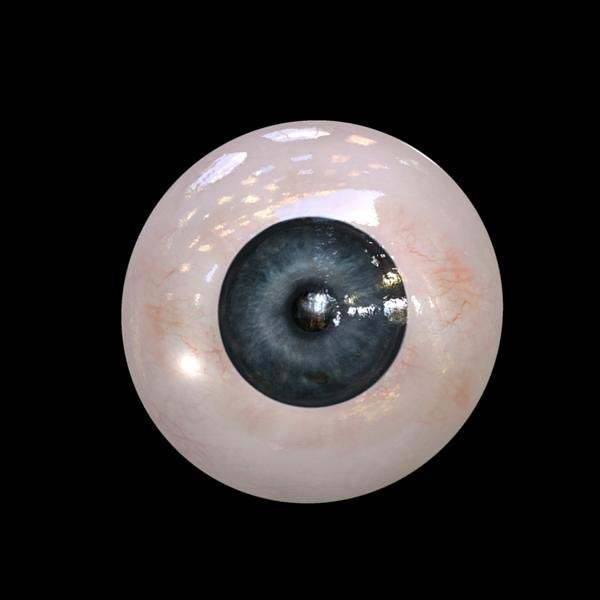
#> input picture eye.jpg, 600 x 600 px, found by its file name
$ python canny_test.py
#> lines starting #> are read from the running program, lines starting #| are printed output that depends on the picture; after the words box and inside, x2 and y2 are one past the last pixel; in counts of white or black regions, pixels touching at a corner belong together; long printed decimals are rounded
#!/usr/bin/env python
#from segmentation import *
import time
import math
# import pycuda.autoinit
# from pycuda.compiler import SourceModule
import numpy as np
from PIL import Image
import cv2
import matplotlib.pyplot as plt
from matplotlib.pyplot import Figure
# from pycuda import driver, compiler, gpuarray, tools
print ("Eye detection")

# [142 lines of commented-out code are left out]
img = Image.open("eye.jpg")
#> img is the input picture: PIL image 600x600 RGB; mean R, G, B 51.9, 48.2, 48.3
img.load()
data_raw = np.asarray(img, dtype="float32")
numCols = data_raw.shape[1]
#> numCols = 600
numRows = data_raw.shape[0]
#> numRows = 600
r, g, b = data_raw[:,:,0], data_raw[:,:,1], data_raw[:,:,2]
print(data_raw.shape)
#| (600, 600, 3)
times = []
for w in range(1,4):
	start = time.time()
	gray = 0.2989*r + 0.5870*g + 0.1140*b
	times.append(time.time() - start)
#> after the loop, times = [0.0188, 0.00334, 0.0032]
print ('python grayscaling time: ', np.average(times))
#| python grayscaling time:  0.008436
gray = np.floor(gray)

M = gray.shape[0]
#> M = 600
N = gray.shape[1]
#> N = 600

# [12 lines of commented-out code are left out]
dilation = 1
mask_size = 13
sigma = 6
padding = ((mask_size - 1)/2)*dilation
ind = [-6,-5,-4,-3,-2,-1,0,1,2,3,4,5,6]
xmask = []
for i in range(13):
	xmask.append(ind)
xmask_np = np.array(xmask, dtype = 'float32')
ymask_np = np.transpose(xmask_np)
h = np.exp(-(xmask_np**2 + ymask_np**2)/(2*sigma*sigma))
h = h/np.sum(h)
#h is the gaussian filter, with sigma = 2, it is also symmetric

#data = np.pad(grayscaled_gpu.get().astype(np.float32), (int(padding),int(padding)), 'constant', constant_values = 0)
# data_gpu = gpuarray.to_gpu(data)
mask = h.astype(np.float32)
# mask_gpu = gpuarray.to_gpu(mask)
# z_gpu = gpuarray.empty(gray.shape, np.float32)

#python 2d conv
times = []
for q in range(1,4):
	start = time.time()
	dst = cv2.filter2D(gray,-1,mask)
	times.append(time.time() - start)
#> this loop made 3 passes
#> pass 1, `dst = cv2.filter2D(gray,-1,mask)`:
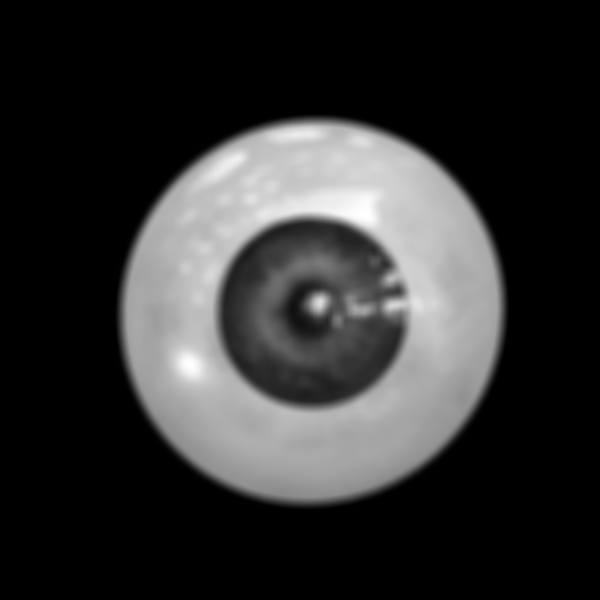
#> dst: shape (600, 600) float32; min -9.95e-14, max 252.7, mean 48.5; drawn with min black and max white
#> after the loop, times = [0.035, 0.0215, 0.0217]
print ('python filter time: ', np.average(times))
#| python filter time:  0.02606

# [9 lines of commented-out code are left out]
h1 = np.c_[dst[:,1:numCols], np.zeros(numRows)]
h2 = np.c_[np.zeros(numRows), dst[:,0:numCols-1]]
h = h1 - h2

v1 = np.r_[dst[1:numRows,:], [np.zeros(numCols)]]
v2 = np.r_[[np.zeros(numCols)], dst[0:numRows-1, :]]
v = v1 - v2

d1a = np.c_[dst[1:numRows,1:numCols], np.zeros(numRows-1)] #add col
d1b = np.pad(dst[1:numRows, 1:numCols], (1,1), 'constant', constant_values = 0)
d1b = d1b[1:numRows+1, 1:numCols+1]
#> d1b: shape (600, 600) float32
d1c = np.pad(dst[0:numRows-1, 0:numCols-1], (1,1), 'constant', constant_values = 0)
d1c = d1c[0:numRows, 0:numCols]
#> d1c: shape (600, 600) float32
d1 = d1b - d1c

d2a = np.pad(dst[0:numRows-1, 1:numCols], (1,1), 'constant', constant_values = 0)
d2a = d2a[0:numRows, 1:numCols+1]
#> d2a: shape (600, 600) float32
d2b = np.pad(dst[1:numRows, 0:numCols-1], (1,1), 'constant', constant_values = 0)
d2b = d2b[1:numRows+1, 0:numCols]
#> d2b: shape (600, 600) float32
d2 = d2a-d2b
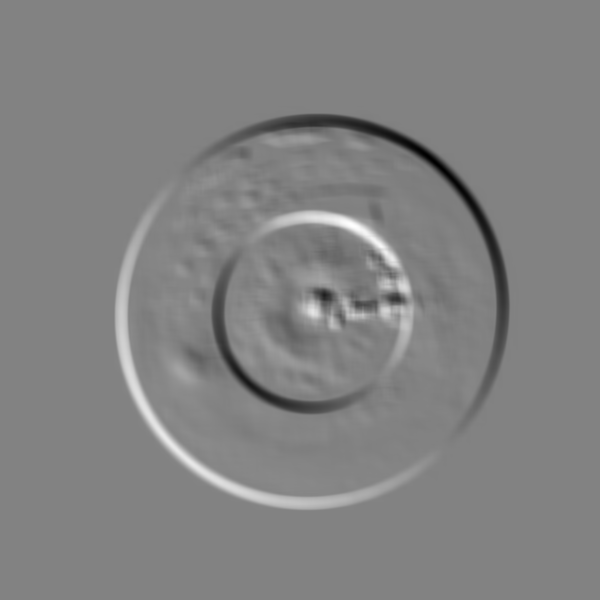
#> d2: shape (600, 600) float32; min -53.6, max 51.39, mean 0; drawn with min black and max white

X = (h + (d1+d2)/2.0)
Y = (v + (d1-d2)/2.0)

times = []
for g in range(1,4):
	start = time.time()
	gradient = np.sqrt(np.multiply(X,X) + np.multiply(Y,Y))
	times.append(time.time() - start)
#> this loop made 3 passes
#> pass 1, `gradient = np.sqrt(np.multiply(X,X) + np.multiply(Y,Y))`:
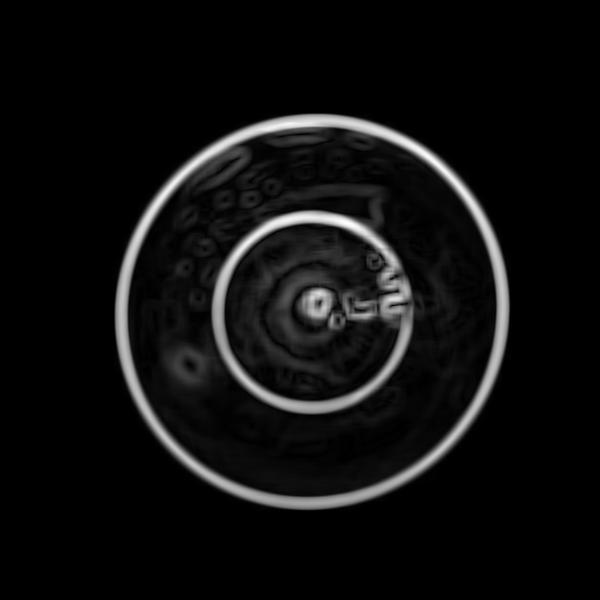
#> gradient: shape (600, 600) float64; min 0, max 78.6, mean 4.7; drawn with min black and max white
#> after the loop, times = [0.0155, 0.00505, 0.00349]
print ('python gradient time: ', np.average(times))
#| python gradient time:  0.008025

# [12 lines of commented-out code are left out]
for g in range(1,4):
	start = time.time()
	orientation = np.arctan2(-Y,X) #confirmed same as matlab
	for i in range(orientation.shape[0]):
		for j in range(orientation.shape[1]):
			if orientation[i,j] < 0:
				orientation[i,j]  = orientation[i,j] + math.pi

	orientation = orientation * 180 / math.pi
	times.append(time.time() - start)
#> this loop made 3 passes
#> pass 1, `orientation = orientation * 180 / math.pi`:
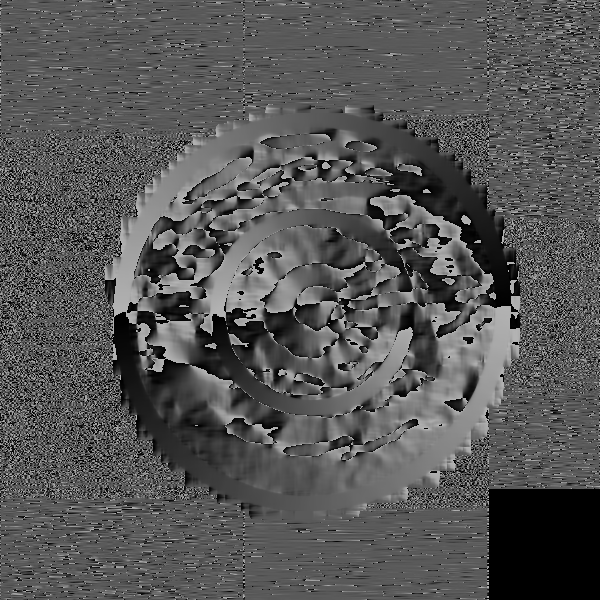
#> orientation: shape (600, 600) float64; min 0, max 180, mean 86.5
#> after the loop, times = [0.0155, 0.00505, 0.00349, 0.204, 0.172, 0.166]
print ('python orientation time: ', np.average(times))
#| python orientation time:  0.09429

# [13 lines of commented-out code are left out]
newim = gradient
times = []
for g in range(1,4):
	start = time.time()
	newim = newim - np.min(np.min(newim))
	newim = newim / np.max(np.max(newim))
	newim = newim ** (1/1.9)
	adjgamma = newim
	times.append(time.time() - start)
#> after the loop, times = [0.0334, 0.0222, 0.0204]
print ('python adjgamma time: ', np.average(times))
#| python adjgamma time:  0.02532

# [11 lines of commented-out code are left out]
inimage = adjgamma
#inimage = adjgamma_gpu.get()
orient = orientation
radius = 1.5
rows,cols = inimage.shape
#> rows = 600; cols = 600
im = np.zeros((rows,cols))        #Preallocate memory for output image for speed
iradius = np.ceil(radius).astype(np.int32)

#Precalculate x and y offsets relative to centre pixel for each orientation angle
angle = np.array(range(181))*np.pi/180    # Array of angles in 1 degree increments (but in radians).
xoff = radius*np.cos(angle)   # x and y offset of points at specified radius and angle
yoff = radius*np.sin(angle)   # from each reference position.
hfrac = xoff - np.floor(xoff) # Fractional offset of xoff relative to integer location
vfrac = yoff - np.floor(yoff) # Fractional offset of yoff relative to integer location

orient = np.fix(orient).astype(np.int32)


times = []
for w in range(1,2):
	start = time.time()
	for row in range (iradius,(rows - iradius)):
		for col in range (iradius,(cols - iradius)):
			ori = orient[row,col]   # Index into precomputed arrays

			x = col + xoff[ori]     # x, y location on one side of the point in question
			y = row - yoff[ori]

			fx = np.floor(x).astype(np.int32)          # Get integer pixel locations that surround location x,y
			cx = np.ceil(x).astype(np.int32)
			fy = np.floor(y).astype(np.int32)
			cy = np.ceil(y).astype(np.int32)
			tl = inimage[fy,fx]   # Value at top left integer pixel location.
			tr = inimage[fy,cx]    # top right
			bl = inimage[cy,fx]   # bottom left
			br = inimage[cy,cx]   # bottom right

			upperavg = tl + hfrac[ori] * (tr - tl)  # Now use bilinear interpolation to
			loweravg = bl + hfrac[ori] * (br - bl)  # estimate value at x,y
			v1 = upperavg + vfrac[ori] * (loweravg - upperavg)

			if inimage[row, col] > v1 : # We need to check the value on the other side...
				x = col - xoff[ori]     # x, y location on the `other side' of the point in question
				y = row + yoff[ori]

				fx = np.floor(x).astype(np.int32)
				cx = np.ceil(x).astype(np.int32)
				fy = np.floor(y).astype(np.int32)
				cy = np.ceil(y).astype(np.int32)
				tl = inimage[fy,fx]   # Value at top left integer pixel location.
				tr = inimage[fy,cx]    # top right
				bl = inimage[cy,fx]    # bottom left
				br = inimage[cy,cx]    # bottom right
				upperavg = tl + hfrac[ori] * (tr - tl)
				loweravg = bl + hfrac[ori] * (br - bl)
				v2 = upperavg + vfrac[ori] * (loweravg - upperavg)

				if inimage[row,col] > v2:            # This is a local maximum.
					im[row, col] = inimage[row, col] # Record value in the output image.
	times.append(time.time() - start)
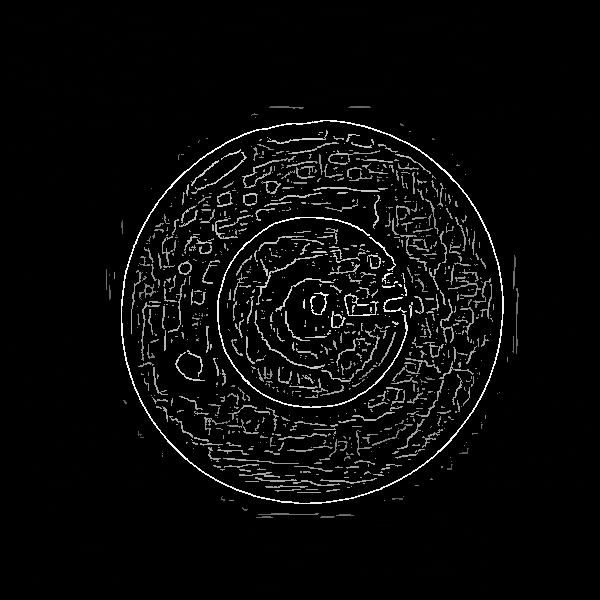
#> im: shape (600, 600) float64; min 0, max 1, mean 0.0388
#> after the loop, times = [5.66]
print ('python nonmax suppression time: ', np.average(times))
#| python nonmax suppression time:  5.655

# [16 lines of commented-out code are left out]
T1 = 0.20
T2 = 0.19
#im = im_gpu.get()
rows, cols = im.shape    # Precompute some values for speed and convenience.
rc = rows*cols
#> rc = 360000
rcmr = rc - rows
#> rcmr = 359400
rp1 = rows+1
#> rp1 = 601
imx,imy = im.shape
#> imx = 600; imy = 600
bw = np.reshape(im,(imx*imy))                # Make image into a column vector
pix = np.nonzero(bw > T1)       # Find indices of all pixels with value > T1
pix = pix[0] #tuple to array
#> pix = 19269 values from 63870 to 310533

npix = pix.shape[0]
#> npix = 19269
stack = np.zeros(rows*cols) # Create a stack array (that should never overflow

stack = pix        # Put all the edge points on the stack
#> stack = 19269 values from 63870 to 310533
stp = npix                 # set stack pointer
#> stp = 19269
for k in range (npix):
    bw[pix[k]] = -1        # mark points as edges


# Precompute an array, O, of index offset values that correspond to the eight
# surrounding pixels of any point. Note that the image was transformed into
# a column vector, so if we reshape the image back to a square the indices
# surrounding a pixel with index, n, will be:
#              n-rows-1   n-1   n+rows-1
#
#               n-rows     n     n+rows
#
#              n-rows+1   n+1   n+rows+1

O = [-1, 1, -rows-1, -rows, -rows+1, rows-1, rows, rows+1]
#> O = [-1, 1, -601, -600, -599, 599, 600, 601]

while stp != -1 :           # While the stack is not empty
    v = stack[stp-1]         # Pop next index off the stack
    stp = stp - 1

    if v > rp1 and v < rcmr:   # Prevent us from generating illegal indices
    # Now look at surrounding pixels to see if they
                            # should be pushed onto the stack to be
                            # processed as well.
       index = O+v     # Calculate indices of points around this pixel.
       for l in range(8):
        ind = index[l]
        if bw[ind-1] > T2:   # if value > T2,
            stp = stp+1  # push index onto the stack.
            stack[stp-1] = ind
            bw[ind-1] = -1 # mark this as an edge point
#> this loop made 19270 passes
#> v on passes 1 to 12: 310533, 310532, 310531, 310530, 310529, 310528, 310527, 310526, 310525, 310524, 310523, 310522
#> after the loop, stp = -1

bw = (bw == -1)            # Finally zero out anything that was not an edge
bw = np.reshape(bw,(rows,cols)) # and reshape the image
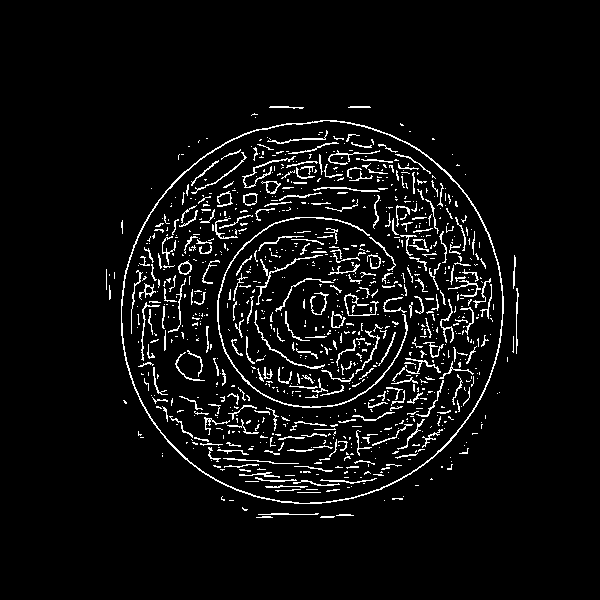
#> bw: shape (600, 600) bool; 5.4% white in thin lines or dots, all inside (x1, y1, x2, y2) = (106, 106, 519, 518)

# [22 lines of commented-out code are left out]

plt.figure(7)
plt.imshow(img),plt.title('Original')
plt.xticks([]), plt.yticks([])
plt.figure(6)
plt.imshow(gray),plt.title('grayscaling')
plt.xticks([]), plt.yticks([])
plt.figure(5)
plt.imshow(dst), plt.title('filtered')
plt.xticks([]), plt.yticks([])
plt.figure(4)
plt.imshow(gradient), plt.title('gradient')
plt.xticks([]), plt.yticks([])
plt.figure(3)
plt.imshow(adjgamma), plt.title('adjgamma')
plt.xticks([]), plt.yticks([])
plt.figure(2)
plt.imshow(im), plt.title('non-max suppression')
plt.xticks([]), plt.yticks([])
plt.figure(1)
plt.imshow(bw), plt.title('edge map')
plt.xticks([]), plt.yticks([])
plt.show()
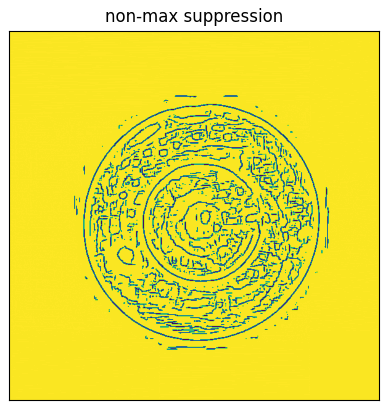
#> figure drawn by matplotlib, 1 panel
